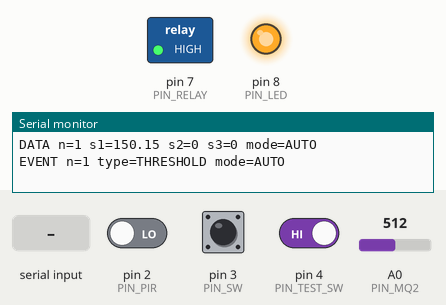
A sketch run on a simulated Arduino Uno, built with avr-gcc and run on an emulated ATmega328P. Parts: switched loads named in the sketch (green lamp = pin HIGH), output pins drawn as LEDs (lit = HIGH), the last lines printed to the serial monitor. The test bench sets the inputs (shaded band); at power-on: A0 (PIN_MQ2) = 512, pin 2 (PIN_PIR) LOW, pin 4 (PIN_TEST_SW) HIGH, pin 3 (PIN_SW) HIGH.

Above: at 1.2 s.
1.3 s: A0 (PIN_MQ2) set to 184
6.2 s: A0 (PIN_MQ2) set to 163
At 10.6 s:
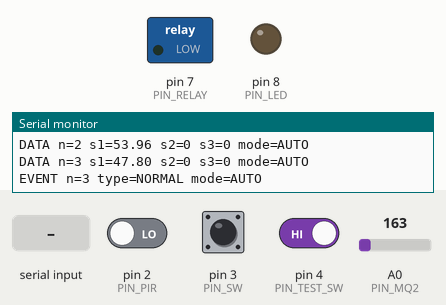
11.5 s: A0 (PIN_MQ2) set to 306
At 16.0 s:
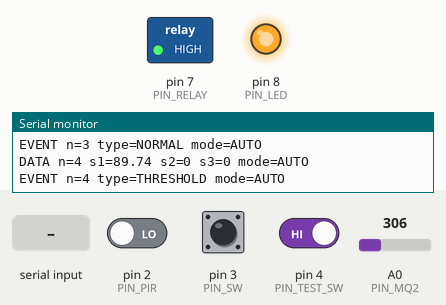
16.5 s: A0 (PIN_MQ2) set to 122
At 21.2 s:
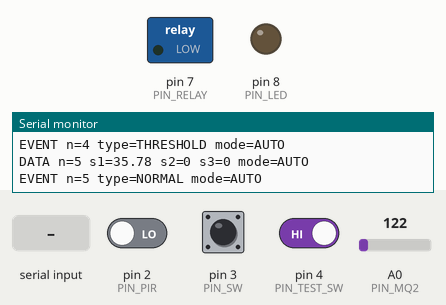
21.5 s: pin 2 (PIN_PIR) driven HIGH and pin 4 (PIN_TEST_SW) driven LOW
31.5 s: "SET 90\n" received over Serial
At 35.6 s:
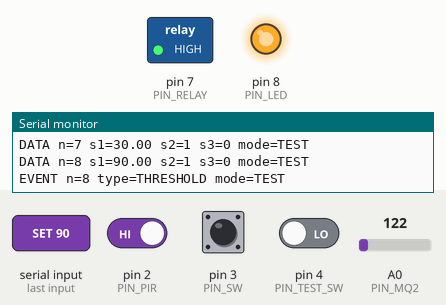
Timing chart, 0 to 37.1 s (numbered marks = the images above; inputs shaded):
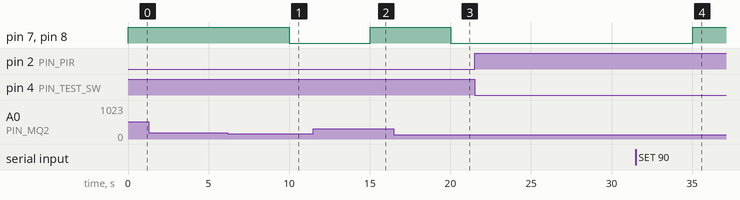

The sketch:

variant_16.ino
```cpp
// Подключение датчиков
const int PIN_MQ2 = A0;
const int PIN_PIR = 2;
const int PIN_SW = 3;

// Тестовый режим
const int PIN_TEST_SW = 4;

// Исполнительные устройства
const int PIN_RELAY = 7;
const int PIN_LED = 8;

// Порог концентрации газа
const float THRESHOLD = 50.0;

// Состояние тревоги
bool alarm = false;

// Режим тестирования
float testCO = 30.0;

// Период опроса - 5 секунд
const int T = 5000;

// Номер измерения
unsigned long n = 0;

void setup() {
  Serial.begin(9600);
  pinMode(PIN_PIR, INPUT);
  pinMode(PIN_SW, INPUT_PULLUP);
  pinMode(PIN_TEST_SW, INPUT_PULLUP);

  pinMode(PIN_RELAY, OUTPUT);
  pinMode(PIN_LED, OUTPUT);

  // Начальное состояние
  digitalWrite(PIN_RELAY, LOW);
  digitalWrite(PIN_LED, LOW);
}

void loop() {
  // Получение тестовой концентрации
    if (Serial.available() > 0) {
      String command = Serial.readStringUntil('\n');
      command.trim();

      if (command.startsWith("SET ")) {
        float value = command.substring(4).toFloat();

        if (value >= 0 && value <= 300) {
          testCO = value;
        }
      }
    }


  n++;

  // Считываем состояние переключателя режима
  bool testMode = !digitalRead(PIN_TEST_SW);

  //Считывание датчика газа
  int raw = analogRead(PIN_MQ2);
  float s1 = 300.0 * raw / 1023.0;

  // Используем тестовое значение, если включён тестовый режим
  if (testMode) {
    s1 = testCO;
  }

  //Считывание датчика движения
  int s2 = digitalRead(PIN_PIR);

  //Считывание положения ворот
  int s3 = !digitalRead(PIN_SW);

  //Вывод показаний
  Serial.print("DATA n=");
  Serial.print(n);

  Serial.print(" s1=");
  Serial.print(s1, 2);

  Serial.print(" s2=");
  Serial.print(s2);

  Serial.print(" s3=");
  Serial.print(s3);

  Serial.print(" mode=");
  Serial.println(testMode ? "TEST" : "AUTO");

  // Проверяем концентрацию газа
  bool danger = s1 > THRESHOLD;

  if (danger && !alarm) {
    //Концентрация превысила порог
    alarm = true;

    digitalWrite(PIN_RELAY, HIGH);
    digitalWrite(PIN_LED, HIGH);

    Serial.print("EVENT n=");
    Serial.print(n);
    Serial.print(" type=THRESHOLD");
    Serial.println(testMode ? " mode=TEST" : " mode=AUTO");
  }
  else if (!danger && alarm) {
    // Концентрация вернулась в норму
    alarm = false;

    digitalWrite(PIN_RELAY, LOW);
    digitalWrite(PIN_LED, LOW);

    Serial.print("EVENT n=");
    Serial.print(n);
    Serial.print(" type=NORMAL");
    Serial.println(testMode ? " mode=TEST" : " mode=AUTO");
  }

  delay(T);
}
```

Measured:
- the behaviour switches between 171 and 170 on A0 (PIN_MQ2) (found by bisection; images 0 and 1)
- after the input at 6.2 s, pin 7 (PIN_RELAY), pin 8 (PIN_LED): HIGH → LOW after 3.8 s
- after the input at 11.5 s, pin 7 (PIN_RELAY), pin 8 (PIN_LED): LOW → HIGH after 3.5 s
- after the input at 16.5 s, pin 7 (PIN_RELAY), pin 8 (PIN_LED): HIGH → LOW after 3.5 s
- after the input at 31.5 s, pin 7 (PIN_RELAY), pin 8 (PIN_LED): LOW → HIGH after 3.5 s
